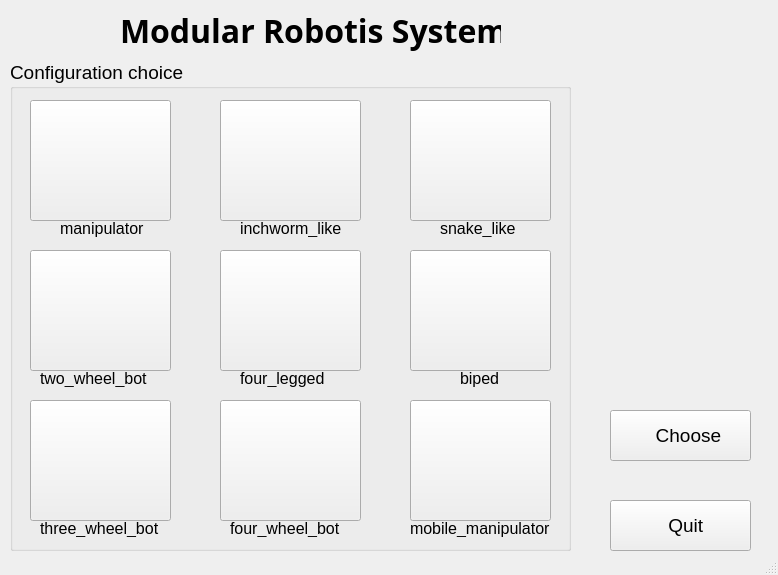
<?xml version="1.0" encoding="UTF-8"?>
<ui version="4.0">
 <class>MainWindow</class>
 <widget class="QMainWindow" name="MainWindow">
  <property name="geometry">
   <rect>
    <x>0</x>
    <y>0</y>
    <width>778</width>
    <height>575</height>
   </rect>
  </property>
  <property name="windowTitle">
   <string>Modular Robotis System</string>
  </property>
  <property name="windowIcon">
   <iconset resource="pictures/res.qrc">
    <normaloff>:/1175071.png</normaloff>:/1175071.png</iconset>
  </property>
  <widget class="QWidget" name="centralWidget">
   <widget class="QPushButton" name="pushButton_confirm">
    <property name="geometry">
     <rect>
      <x>610</x>
      <y>410</y>
      <width>141</width>
      <height>51</height>
     </rect>
    </property>
    <property name="font">
     <font>
      <pointsize>14</pointsize>
     </font>
    </property>
    <property name="text">
     <string>   Choose</string>
    </property>
    <property name="icon">
     <iconset resource="pictures/res.qrc">
      <normaloff>:/1175141.png</normaloff>:/1175141.png</iconset>
    </property>
    <property name="iconSize">
     <size>
      <width>32</width>
      <height>32</height>
     </size>
    </property>
   </widget>
   <widget class="QPushButton" name="pushButton_quit">
    <property name="geometry">
     <rect>
      <x>610</x>
      <y>500</y>
      <width>141</width>
      <height>51</height>
     </rect>
    </property>
    <property name="font">
     <font>
      <pointsize>14</pointsize>
     </font>
    </property>
    <property name="text">
     <string>   Quit </string>
    </property>
    <property name="icon">
     <iconset resource="pictures/res.qrc">
      <normaloff>:/567559.png</normaloff>:/567559.png</iconset>
    </property>
    <property name="iconSize">
     <size>
      <width>24</width>
      <height>24</height>
     </size>
    </property>
   </widget>
   <widget class="QGroupBox" name="groupBox">
    <property name="geometry">
     <rect>
      <x>10</x>
      <y>60</y>
      <width>561</width>
      <height>491</height>
     </rect>
    </property>
    <property name="font">
     <font>
      <pointsize>14</pointsize>
     </font>
    </property>
    <property name="title">
     <string>Configuration choice</string>
    </property>
    <widget class="QPushButton" name="Button_1">
     <property name="geometry">
      <rect>
       <x>20</x>
       <y>40</y>
       <width>141</width>
       <height>121</height>
      </rect>
     </property>
     <property name="text">
      <string/>
     </property>
     <property name="icon">
      <iconset resource="pictures/res.qrc">
       <normaloff>:/Screenshot from 2018-11-10 15-19-26.png</normaloff>:/Screenshot from 2018-11-10 15-19-26.png</iconset>
     </property>
     <property name="iconSize">
      <size>
       <width>110</width>
       <height>110</height>
      </size>
     </property>
    </widget>
    <widget class="QPushButton" name="Button_2">
     <property name="geometry">
      <rect>
       <x>20</x>
       <y>190</y>
       <width>141</width>
       <height>121</height>
      </rect>
     </property>
     <property name="text">
      <string/>
     </property>
     <property name="icon">
      <iconset resource="pictures/res.qrc">
       <normaloff>:/Screenshot from 2018-11-10 15-14-18.png</normaloff>:/Screenshot from 2018-11-10 15-14-18.png</iconset>
     </property>
     <property name="iconSize">
      <size>
       <width>120</width>
       <height>120</height>
      </size>
     </property>
    </widget>
    <widget class="QPushButton" name="Button_3">
     <property name="geometry">
      <rect>
       <x>20</x>
       <y>340</y>
       <width>141</width>
       <height>121</height>
      </rect>
     </property>
     <property name="text">
      <string/>
     </property>
     <property name="icon">
      <iconset resource="pictures/res.qrc">
       <normaloff>:/Screenshot from 2018-11-10 15-14-35.png</normaloff>:/Screenshot from 2018-11-10 15-14-35.png</iconset>
     </property>
     <property name="iconSize">
      <size>
       <width>120</width>
       <height>120</height>
      </size>
     </property>
    </widget>
    <widget class="QPushButton" name="Button_4">
     <property name="geometry">
      <rect>
       <x>210</x>
       <y>40</y>
       <width>141</width>
       <height>121</height>
      </rect>
     </property>
     <property name="text">
      <string/>
     </property>
     <property name="icon">
      <iconset resource="pictures/res.qrc">
       <normaloff>:/Screenshot from 2018-11-10 15-16-38.png</normaloff>:/Screenshot from 2018-11-10 15-16-38.png</iconset>
     </property>
     <property name="iconSize">
      <size>
       <width>120</width>
       <height>120</height>
      </size>
     </property>
    </widget>
    <widget class="QPushButton" name="Button_5">
     <property name="geometry">
      <rect>
       <x>400</x>
       <y>40</y>
       <width>141</width>
       <height>121</height>
      </rect>
     </property>
     <property name="text">
      <string/>
     </property>
     <property name="icon">
      <iconset resource="pictures/res.qrc">
       <normaloff>:/Screenshot from 2018-11-10 15-16-18.png</normaloff>:/Screenshot from 2018-11-10 15-16-18.png</iconset>
     </property>
     <property name="iconSize">
      <size>
       <width>120</width>
       <height>120</height>
      </size>
     </property>
    </widget>
    <widget class="QPushButton" name="Button_6">
     <property name="geometry">
      <rect>
       <x>210</x>
       <y>190</y>
       <width>141</width>
       <height>121</height>
      </rect>
     </property>
     <property name="text">
      <string/>
     </property>
     <property name="icon">
      <iconset resource="pictures/res.qrc">
       <normaloff>:/Screenshot from 2018-11-10 15-18-17.png</normaloff>:/Screenshot from 2018-11-10 15-18-17.png</iconset>
     </property>
     <property name="iconSize">
      <size>
       <width>110</width>
       <height>110</height>
      </size>
     </property>
    </widget>
    <widget class="QPushButton" name="Button_8">
     <property name="geometry">
      <rect>
       <x>210</x>
       <y>340</y>
       <width>141</width>
       <height>121</height>
      </rect>
     </property>
     <property name="text">
      <string/>
     </property>
     <property name="icon">
      <iconset resource="pictures/res.qrc">
       <normaloff>:/Screenshot from 2018-11-10 15-15-11.png</normaloff>:/Screenshot from 2018-11-10 15-15-11.png</iconset>
     </property>
     <property name="iconSize">
      <size>
       <width>120</width>
       <height>120</height>
      </size>
     </property>
    </widget>
    <widget class="QPushButton" name="Button_9">
     <property name="geometry">
      <rect>
       <x>400</x>
       <y>340</y>
       <width>141</width>
       <height>121</height>
      </rect>
     </property>
     <property name="text">
      <string/>
     </property>
     <property name="icon">
      <iconset resource="pictures/res.qrc">
       <normaloff>:/Screenshot from 2018-11-10 15-14-52.png</normaloff>:/Screenshot from 2018-11-10 15-14-52.png</iconset>
     </property>
     <property name="iconSize">
      <size>
       <width>120</width>
       <height>120</height>
      </size>
     </property>
    </widget>
    <widget class="QPushButton" name="Button_7">
     <property name="geometry">
      <rect>
       <x>400</x>
       <y>190</y>
       <width>141</width>
       <height>121</height>
      </rect>
     </property>
     <property name="text">
      <string/>
     </property>
     <property name="icon">
      <iconset resource="pictures/res.qrc">
       <normaloff>:/Screenshot from 2018-11-10 15-18-04.png</normaloff>:/Screenshot from 2018-11-10 15-18-04.png</iconset>
     </property>
     <property name="iconSize">
      <size>
       <width>110</width>
       <height>110</height>
      </size>
     </property>
    </widget>
    <widget class="QLabel" name="label">
     <property name="geometry">
      <rect>
       <x>50</x>
       <y>160</y>
       <width>91</width>
       <height>17</height>
      </rect>
     </property>
     <property name="font">
      <font>
       <pointsize>12</pointsize>
      </font>
     </property>
     <property name="text">
      <string>manipulator</string>
     </property>
    </widget>
    <widget class="QLabel" name="label_2">
     <property name="geometry">
      <rect>
       <x>230</x>
       <y>160</y>
       <width>111</width>
       <height>17</height>
      </rect>
     </property>
     <property name="font">
      <font>
       <pointsize>12</pointsize>
      </font>
     </property>
     <property name="text">
      <string>inchworm_like</string>
     </property>
    </widget>
    <widget class="QLabel" name="label_4">
     <property name="geometry">
      <rect>
       <x>30</x>
       <y>310</y>
       <width>121</width>
       <height>17</height>
      </rect>
     </property>
     <property name="font">
      <font>
       <pointsize>12</pointsize>
      </font>
     </property>
     <property name="text">
      <string>two_wheel_bot</string>
     </property>
    </widget>
    <widget class="QLabel" name="label_5">
     <property name="geometry">
      <rect>
       <x>30</x>
       <y>460</y>
       <width>131</width>
       <height>17</height>
      </rect>
     </property>
     <property name="font">
      <font>
       <pointsize>12</pointsize>
      </font>
     </property>
     <property name="text">
      <string>three_wheel_bot</string>
     </property>
    </widget>
    <widget class="QLabel" name="label_6">
     <property name="geometry">
      <rect>
       <x>220</x>
       <y>460</y>
       <width>121</width>
       <height>17</height>
      </rect>
     </property>
     <property name="font">
      <font>
       <pointsize>12</pointsize>
      </font>
     </property>
     <property name="text">
      <string>four_wheel_bot</string>
     </property>
    </widget>
    <widget class="QLabel" name="label_7">
     <property name="geometry">
      <rect>
       <x>230</x>
       <y>310</y>
       <width>91</width>
       <height>17</height>
      </rect>
     </property>
     <property name="font">
      <font>
       <pointsize>12</pointsize>
      </font>
     </property>
     <property name="text">
      <string>four_legged</string>
     </property>
    </widget>
    <widget class="QLabel" name="label_8">
     <property name="geometry">
      <rect>
       <x>450</x>
       <y>310</y>
       <width>51</width>
       <height>17</height>
      </rect>
     </property>
     <property name="font">
      <font>
       <pointsize>12</pointsize>
      </font>
     </property>
     <property name="text">
      <string>biped</string>
     </property>
    </widget>
    <widget class="QLabel" name="label_9">
     <property name="geometry">
      <rect>
       <x>400</x>
       <y>460</y>
       <width>151</width>
       <height>17</height>
      </rect>
     </property>
     <property name="font">
      <font>
       <pointsize>12</pointsize>
      </font>
     </property>
     <property name="text">
      <string>mobile_manipulator</string>
     </property>
    </widget>
    <widget class="QLabel" name="label_3">
     <property name="geometry">
      <rect>
       <x>430</x>
       <y>160</y>
       <width>81</width>
       <height>17</height>
      </rect>
     </property>
     <property name="font">
      <font>
       <pointsize>12</pointsize>
      </font>
     </property>
     <property name="text">
      <string>snake_like</string>
     </property>
    </widget>
    <zorder>Button_8</zorder>
    <zorder>Button_7</zorder>
    <zorder>Button_1</zorder>
    <zorder>Button_2</zorder>
    <zorder>Button_3</zorder>
    <zorder>Button_4</zorder>
    <zorder>Button_5</zorder>
    <zorder>Button_6</zorder>
    <zorder>Button_9</zorder>
    <zorder>label</zorder>
    <zorder>label_2</zorder>
    <zorder>label_4</zorder>
    <zorder>label_5</zorder>
    <zorder>label_6</zorder>
    <zorder>label_7</zorder>
    <zorder>label_8</zorder>
    <zorder>label_9</zorder>
    <zorder>label_3</zorder>
   </widget>
   <widget class="QLabel" name="label_logo">
    <property name="geometry">
     <rect>
      <x>580</x>
      <y>30</y>
      <width>181</width>
      <height>71</height>
     </rect>
    </property>
    <property name="text">
     <string/>
    </property>
    <property name="pixmap">
     <pixmap resource="pictures/res.qrc">:/products.png</pixmap>
    </property>
    <property name="scaledContents">
     <bool>true</bool>
    </property>
   </widget>
   <widget class="QLabel" name="label_title">
    <property name="geometry">
     <rect>
      <x>120</x>
      <y>10</y>
      <width>381</width>
      <height>41</height>
     </rect>
    </property>
    <property name="font">
     <font>
      <family>Trebuchet MS</family>
      <pointsize>24</pointsize>
      <weight>75</weight>
      <bold>true</bold>
     </font>
    </property>
    <property name="text">
     <string>Modular Robotis System</string>
    </property>
   </widget>
  </widget>
  <widget class="QStatusBar" name="statusBar"/>
 </widget>
 <layoutdefault spacing="6" margin="11"/>
 <resources>
  <include location="pictures/res.qrc"/>
 </resources>
 <connections/>
</ui>
